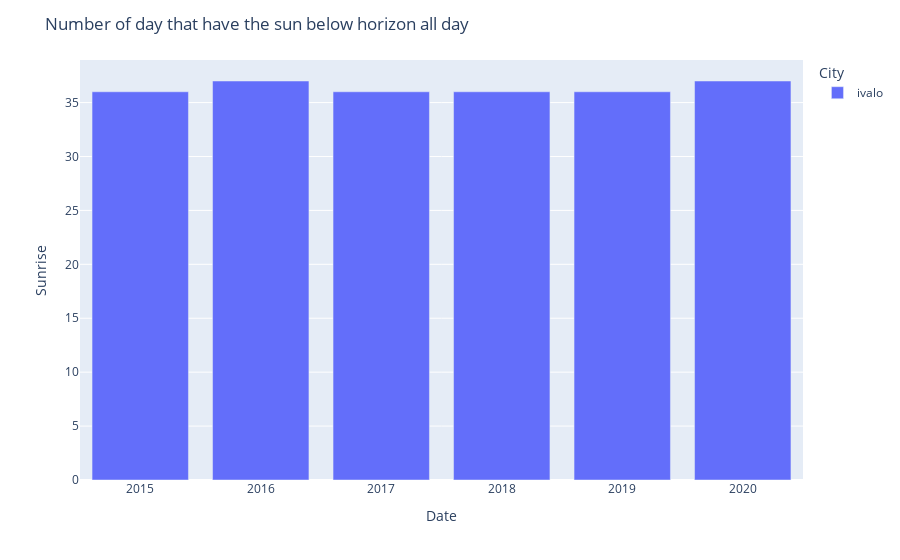

The notebook cell saved with this chart:
### Code cell
fig = px.bar(a, x="Date", y="Sunrise", color="City")

fig.update_layout(title="Number of day that have the sun below horizon all day")
fig.show()

### Figure 1 — Plotly figure (JSON) as saved in the notebook; plotly's stock layout.template omitted (floating-point values rounded to 4 significant figures)
{"data": [{"alignmentgroup": "True", "hovertemplate": "City=ivalo<br>Date=%{x}<br>Sunrise=%{y}<extra></extra>", "legendgroup": "ivalo", "marker": {"color": "#636efa"}, "name": "ivalo", "offsetgroup": "ivalo", "orientation": "v", "showlegend": true, "textposition": "auto", "type": "bar", "x": [2015, 2016, 2017, 2018, 2019, 2020], "xaxis": "x", "y": [36, 37, 36, 36, 36, 37], "yaxis": "y"}], "layout": {"barmode": "relative", "legend": {"title": {"text": "City"}, "tracegroupgap": 0}, "margin": {"t": 60}, "title": {"text": "Number of day that have the sun below horizon all day"}, "xaxis": {"anchor": "y", "domain": [0, 1], "title": {"text": "Date"}}, "yaxis": {"anchor": "x", "domain": [0, 1], "title": {"text": "Sunrise"}}}}
